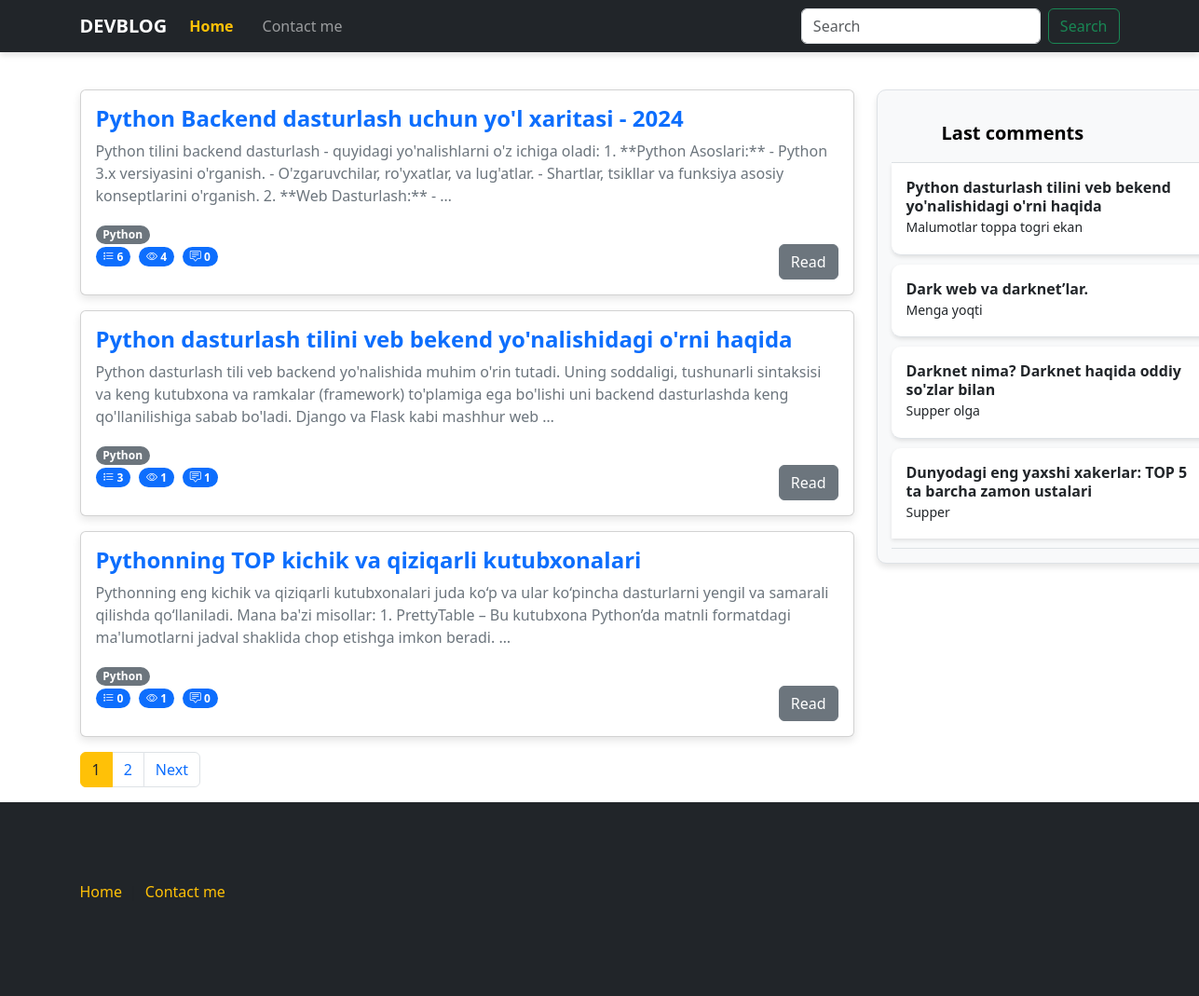
Page /python/posts on the committed database.
### blog/models.py (models this page shows, shortened)
class Post(models.Model):
    title = models.CharField(verbose_name="Post title",max_length=550)
    body = models.TextField(verbose_name="Post body")
    author = models.CharField(verbose_name="Post author",default="Admin",max_length=100)
    category = models.ForeignKey(Category, on_delete=models.PROTECT,related_name='posts')
    tag = models.ManyToManyField(Tag)
    views = models.PositiveIntegerField(default=0)
    publish_date = models.DateTimeField(verbose_name="Published time",auto_now_add=True)
    published = models.BooleanField(default=True)
    on_top = models.BooleanField(default=False)

class Tag(models.Model):
    name = models.CharField(verbose_name="Tag name",max_length=250)
    slug = models.SlugField(max_length=250, unique=True)

class Comment(models.Model):
    author = models.CharField(verbose_name="Comment author",max_length=100,blank=False)
    comment = models.TextField(verbose_name="Comment")
    post = models.ForeignKey(Post, on_delete=models.CASCADE, related_name='comments')

### blog/views.py (the view)
# urls.py: path("<category_slug>/posts", views.category_list, name='category_list'),
def category_list(request,category_slug):
    category = Category.objects.get(slug=category_slug)
    posts = Post.objects.filter(category=category)
    last_comments = Comment.objects.all().order_by("-id")[:10]
    paginator = Paginator(posts, 3)
    page_number = request.GET.get("page")
    page_obj = paginator.get_page(page_number)
    return render(request,"index.html",context={"page_obj":page_obj,"last_comments":last_comments} )

### templates/index.html (shortened to what this page needs)
{% load static %}
<!DOCTYPE html>
<html lang="en">
  <head>
    <link rel="stylesheet" href="{% static 'css/style.css' %}" />
    <link
      rel="stylesheet"
      href="https://cdn.jsdelivr.net/npm/bootstrap-icons@1.11.3/font/bootstrap-icons.min.css"
    />
    <link
      href="https://cdn.jsdelivr.net/npm/bootstrap@5.3.2/dist/css/bootstrap.min.css"
      rel="stylesheet"
    />
  </head>
  <body>
    <header>
      <nav class="navbar navbar-expand-md navbar-dark bg-dark mb-4">
        <div class="container">
          <a class="navbar-brand" href="/">DevBlog</a>
          <div class="collapse navbar-collapse" id="navbarCollapse">
            <ul class="navbar-nav me-auto mb-2 mb-md-0">
              <li class="nav-item">
                <a class="nav-link active" aria-current="page" href="/">Home</a>
              </li>
              <li class="nav-item">
                <a class="nav-link" href="#">Contact me</a>
              </li>
            </ul>
            <form
              class="d-flex"
              role="search"
              action="{% url 'blog:search' %}"
              method="get"
            >
              <input
                class="form-control me-2"
                name="query"
                type="search"
                placeholder="Search"
                aria-label="Search"
                control-id="ControlID-1"
              />
              <button
                class="btn btn-outline-success"
                type="submit"
                control-id="ControlID-2"
              >
                Search
              </button>
            </form>
          </div>
        </div>
      </nav>
    </header>
    <main>
      <section>
        <div class="container-md">
          <div class="row">
            <div class="col-sm-12 col-md-9">
              {% for post in page_obj %}
              <div class="card mb-3">
                <div class="card-body">
                  <div class="content">
                    <a
                      href="{% url 'blog:detail' post.id %}"
                      class="text-decoration-none"
                    >
                      <h4 class="card-title fw-bold">{{post.title}}</h4></a
                    >
                    <p class="card-text">{{post.body|truncatewords:'35'}}</p>
                    {% for tag in post.tag.all %}
                    <span class="badge rounded-pill text-bg-secondary"
                      >{{tag.name}}</span
                    >
                    {% endfor %}
                    <br />
                    <span class="badge bg-primary rounded-pill">
                      <i class="bi bi-list-stars"></i>
                      {{post.ratings.all.count}}
                    </span>
                    <span class="badge bg-primary rounded-pill">
                      <i class="bi bi-eye"></i>
                      {{post.views}}
                    </span>
                    <span class="badge bg-primary rounded-pill">
                      <i class="bi bi-chat-square-text"></i>
                      {{post.comments.all.count}}
                    </span>
                    <a
                      href="{% url 'blog:detail' post.id %}"
                      class="btn btn-secondary float-end"
                      >Read</a
                    >
                  </div>
                </div>
              </div>
              {% empty %}
              <h3>Posts not found !</h3>
              {% endfor %}
              <nav aria-label="...">
                <ul class="pagination">
                  {% for page in page_obj.paginator.page_range %}
                  <li class="page-item {% if page_obj.number == page %} active {% endif %}">
                    <a class="page-link" href="?page={{ page }}">{{ page }}</a>
                  </li>
                  {% endfor %}
                  {% if page_obj.has_next %}
                  <li class="page-item">
                    <a
                      class="page-link"
                      href="?page={{ page_obj.next_page_number }}"
                      >Next</a
                    >
                  </li>
                  {% endif %}
                </ul>
              </nav>
            </div>
            <div class="col-sm-none col-md-3">
              <div
                class="d-flex flex-column align-items-stretch flex-shrink-0 bg-body-tertiary"
                style="width: 380px"
              >
                <a
                  href="/"
                  class="d-flex align-items-center flex-shrink-0 p-3 link-body-emphasis text-decoration-none border-bottom"
                >
                  <svg class="bi pe-none me-2" width="30" height="24">
                    <use xlink:href="#bootstrap"></use>
                  </svg>
                  <span class="fs-5 fw-semibold">Last comments</span>
                </a>
                <div
                  class="list-group list-group-flush border-bottom scrollarea"
                >
                  {% for comment in last_comments %}
                  <a
                    href="{% url 'blog:detail' comment.post.id %}"
                    class="list-group-item list-group-item-action py-3 lh-sm"
                  >
                    <div
                      class="d-flex w-100 align-items-center justify-content-between"
                    >
                      <strong class="mb-1">{{comment.post.title}}</strong>
                    </div>
                    <div class="col-10 mb-1 small">{{comment.comment}}</div>
                  </a>
                  {% endfor %}
                </div>
              </div>
            </div>
          </div>
        </div>
      </section>
    </main>
    <footer class="footer mt-auto text-white-50 bg-dark">
      <div class="container">
        <div class="row my-5">
          <div class="col-12">
            <nav
              style="--bs-breadcrumb-divider: '|'"
              aria-label="breadcrumb"
              class="py-3"
            >
              <ol class="breadcrumb">
                <li class="breadcrumb-item">
                  <a href="/" class="text-decoration-none">Home</a>
                </li>
                <li class="breadcrumb-item" aria-current="page">
                  <a href="#" class="text-decoration-none">Contact me</a>
                </li>
              </ol>
            </nav>
          </div>
        </div>
      </div>
    </footer>
  </body>
</html>

### static/css/style.css (style rules this page uses)
body { font-family: 'Roboto', sans-serif; background-color: #f8f9fa; color: #212529; margin: 0; padding: 0; line-height: 1.6; }
a { text-decoration: none; color: #0d6efd; transition: color 0.3s ease; }
.navbar { box-shadow: 0 4px 6px rgba(0, 0, 0, 0.1); }
.navbar-brand { font-size: 1.5rem; font-weight: 700; text-transform: uppercase; }
.nav-link { font-size: 1rem; margin-right: 15px; }
.nav-link.active { color: #ffc107 !important; font-weight: bold; }
.card { border: none; border-radius: 10px; box-shadow: 0 4px 10px rgba(0, 0, 0, 0.1); margin-bottom: 20px; }
.card-title { font-size: 1.5rem; font-weight: bold; color: #212529; }
.card-text { font-size: 1rem; color: #6c757d; }
.badge { font-size: 0.9rem; margin-right: 5px; }
.btn-secondary { background-color: #6c757d; border: none; font-weight: 600; padding: 8px 20px; border-radius: 20px; }
.pagination .page-item.active .page-link { background-color: #ffc107; border-color: #ffc107; color: #212529; }
.bg-body-tertiary { background-color: #ffffff; border: 1px solid #dee2e6; border-radius: 10px; box-shadow: 0 4px 6px rgba(0, 0, 0, 0.1); padding: 15px; }
.list-group-item { border: none; padding: 15px 20px; border-radius: 10px; background-color: #f8f9fa; margin-bottom: 10px; box-shadow: 0 2px 4px rgba(0, 0, 0, 0.1); }
footer { background-color: #212529; color: #ffffff; padding: 20px 0; }
footer a { color: #ffc107; }
.breadcrumb { background-color: transparent; padding: 0; margin: 0; font-size: 1rem; }
.breadcrumb-item a { color: #ffc107; }

### rows in the picture
Post: title "Python Backend dasturlash uchun yo'l xaritasi - 2024", body "Python tilini backend dasturlash - quyidagi yo'nalishlarni o'z ichiga oladi: 1. **Python Asoslari:** - Python 3.x versiyasini o'rganish. - O'zgaruvchilar, ro'yxatlar, va lug'atlar. - Shartlar, tsikllar va funksiya asosiy konseptlarini o'rganish. 2. **Web Dasturlash:** - …", ratings.all.count "6", views "4", comments.all.count "0"
Tag: name "Python"
Post: title "Python dasturlash tilini veb bekend yo'nalishidagi o'rni haqida", body "Python dasturlash tili veb backend yo'nalishida muhim o'rin tutadi. Uning soddaligi, tushunarli sintaksisi va keng kutubxona va ramkalar (framework) to'plamiga ega bo'lishi uni backend dasturlashda keng qo'llanilishiga sabab bo'ladi. Django va Flask kabi mashhur web …", ratings.all.count "3", views "1", comments.all.count "1"
Post: title "Pythonning TOP kichik va qiziqarli kutubxonalari", body "Pythonning eng kichik va qiziqarli kutubxonalari juda ko‘p va ular ko‘pincha dasturlarni yengil va samarali qilishda qo‘llaniladi. Mana ba'zi misollar: 1. PrettyTable – Bu kutubxona Python’da matnli formatdagi ma'lumotlarni jadval shaklida chop etishga imkon beradi. …", ratings.all.count "0", views "1", comments.all.count "0"
Comment: post "Python dasturlash tilini veb bekend yo'nalishidagi o'rni haqida", comment "Malumotlar toppa togri ekan"
Comment: post "Dark web va darknet’lar.", comment "Menga yoqti"
Comment: post "Darknet nima? Darknet haqida oddiy so'zlar bilan", comment "Supper olga"
Comment: post "Dunyodagi eng yaxshi xakerlar: TOP 5 ta barcha zamon ustalari", comment "Supper"

### other values in the picture
{{ page }} "1" "2"
